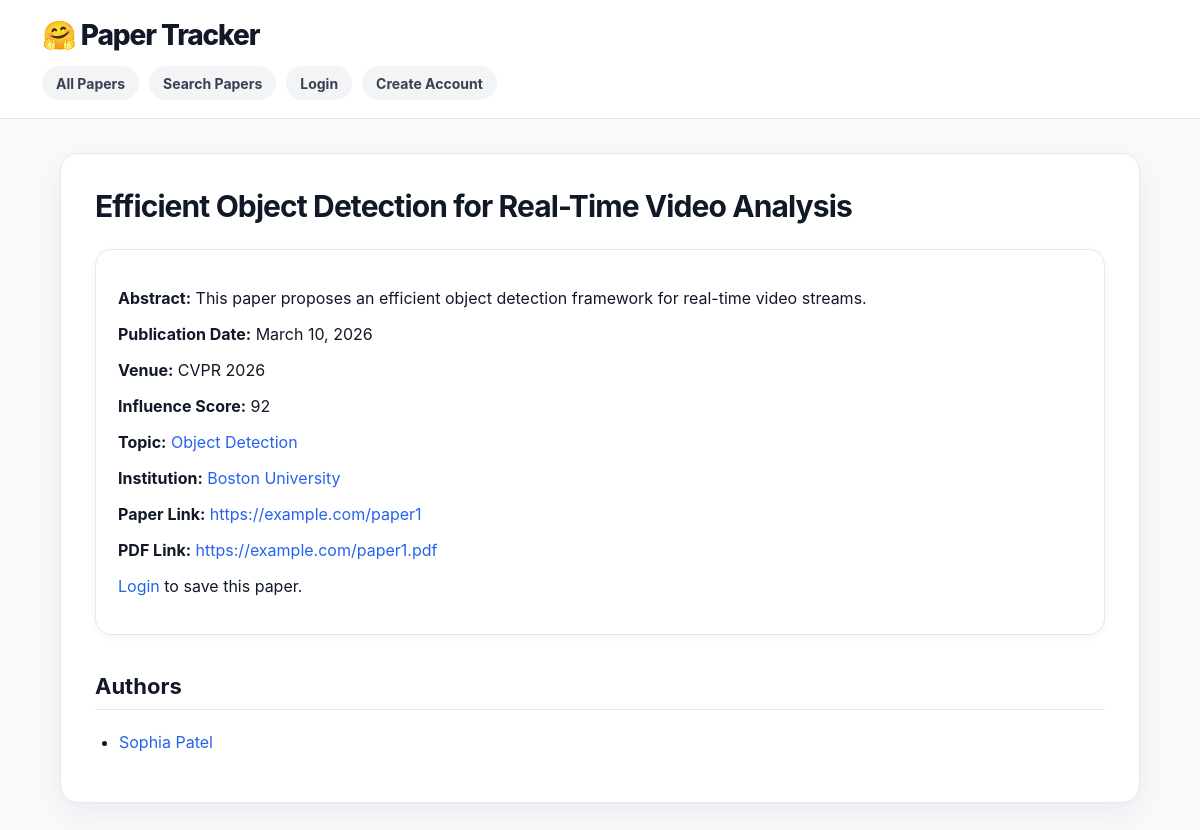
The page /paper_tracker/paper/1/ on the database its author committed.
### paper_tracker/models.py (models this page shows, shortened)
class Paper(models.Model):
    title = models.CharField(max_length=300)
    authors = models.ManyToManyField(Author, blank=True)
    abstract = models.TextField()
    publication_date = models.DateField()
    conference_or_journal_name = models.CharField(max_length=200)
    paper_link = models.URLField()
    pdf_link = models.URLField(blank=True)
    topic = models.ForeignKey(Topic, on_delete=models.SET_NULL, null=True, blank=True)
    institution = models.ForeignKey(Institution, on_delete=models.SET_NULL, null=True, blank=True)
    influence_score = models.IntegerField(default=0)
    thumbnail_image = models.ImageField(upload_to='paper_thumbnails/', blank=True, null=True)
    def get_authors(self):
        return self.authors.all()

class Topic(models.Model):
    name = models.CharField(max_length=100)
    description = models.TextField(blank=True)
    category_type = models.CharField(max_length=100)

class Institution(models.Model):
    name = models.CharField(max_length=200)
    institution_type = models.CharField(max_length=100)
    country = models.CharField(max_length=100, blank=True)
    website = models.URLField(blank=True)

class Author(models.Model):
    name = models.CharField(max_length=150)
    email = models.EmailField(blank=True)
    institution = models.ForeignKey(Institution, on_delete=models.SET_NULL, null=True, blank=True)
    research_area = models.CharField(max_length=200, blank=True)

### paper_tracker/views.py (the view)
# urls.py: path("paper/<int:pk>/", ShowPaperView.as_view(), name="show_paper"),
class ShowPaperView(DetailView):
    model = Paper
    template_name = "paper_tracker/show_paper.html"
    context_object_name = "paper"

### paper_tracker/templates/paper_tracker/show_paper.html (shortened to what this page needs)
{% extends 'paper_tracker/base.html' %}
{% block content %}
<h2>{{ paper.title }}</h2>
<div class="card">
    <p><strong>Abstract:</strong> {{ paper.abstract }}</p>
    <p><strong>Publication Date:</strong> {{ paper.publication_date }}</p>
    <p><strong>Venue:</strong> {{ paper.conference_or_journal_name }}</p>
    <p><strong>Influence Score:</strong> {{ paper.influence_score }}</p>
    <p><strong>Topic:</strong>
        {% if paper.topic %}
            <a href="{% url 'paper_tracker:show_topic' paper.topic.pk %}">
                {{ paper.topic.name }}
            </a>
        {% else %}
            None
        {% endif %}
    </p>
    <p><strong>Institution:</strong>
        {% if paper.institution %}
            <a href="{% url 'paper_tracker:show_institution' paper.institution.pk %}">
                {{ paper.institution.name }}
            </a>
        {% else %}
            None
        {% endif %}
    </p>
    <p>
        <strong>Paper Link:</strong>
        <a href="{{ paper.paper_link }}">{{ paper.paper_link }}</a>
    </p>
    {% if paper.pdf_link %}
        <p>
            <strong>PDF Link:</strong>
            <a href="{{ paper.pdf_link }}">{{ paper.pdf_link }}</a>
        </p>
    {% endif %}
    {% if user.is_authenticated %}
        <a class="button-link" href="{% url 'paper_tracker:save_paper' paper.pk %}">
            Save this paper to a reading list
        </a>
    {% else %}
        <p>
            <a href="{% url 'paper_tracker:login' %}">Login</a>
            to save this paper.
        </p>
    {% endif %}
</div>
<h3 class="section-title">Authors</h3>
{% if paper.get_authors %}
    <ul>
        {% for author in paper.get_authors %}
            <li>
                <a href="{% url 'paper_tracker:show_author' author.pk %}">
                    {{ author.name }}
                </a>
            </li>
        {% endfor %}
    </ul>
{% else %}
    <p>No authors listed.</p>
{% endif %}
{% endblock %}

### paper_tracker/static/paper_tracker/styles.css (style rules this page uses)
* { box-sizing: border-box; }
body { margin: 0; font-family: Inter, Arial, Helvetica, sans-serif; background: #f8f9fb; color: #111827; }
a { color: #2563eb; text-decoration: none; }
h1, h2, h3 { color: #111827; }
h2 { margin-top: 0; font-size: 30px; letter-spacing: -0.03em; }
h3 { margin-top: 0; }
.section-title { margin-top: 38px; padding-bottom: 10px; border-bottom: 1px solid #e5e7eb; font-size: 22px; }
.card { background: #ffffff; border: 1px solid #e5e7eb; border-radius: 16px; padding: 22px; margin-bottom: 18px; box-shadow: 0 2px 10px rgba(17, 24, 39, 0.04); }
ul { padding-left: 24px; }
li { margin-bottom: 8px; }

### rows shown on the page
Paper: title "Efficient Object Detection for Real-Time Video Analysis", abstract "This paper proposes an efficient object detection framework for real-time video streams.", publication_date "March 10, 2026", conference_or_journal_name "CVPR 2026", influence_score "92", topic.name "Object Detection", institution.name "Boston University", paper_link "https://example.com/paper1", pdf_link "https://example.com/paper1.pdf"
Author: name "Sophia Patel"
